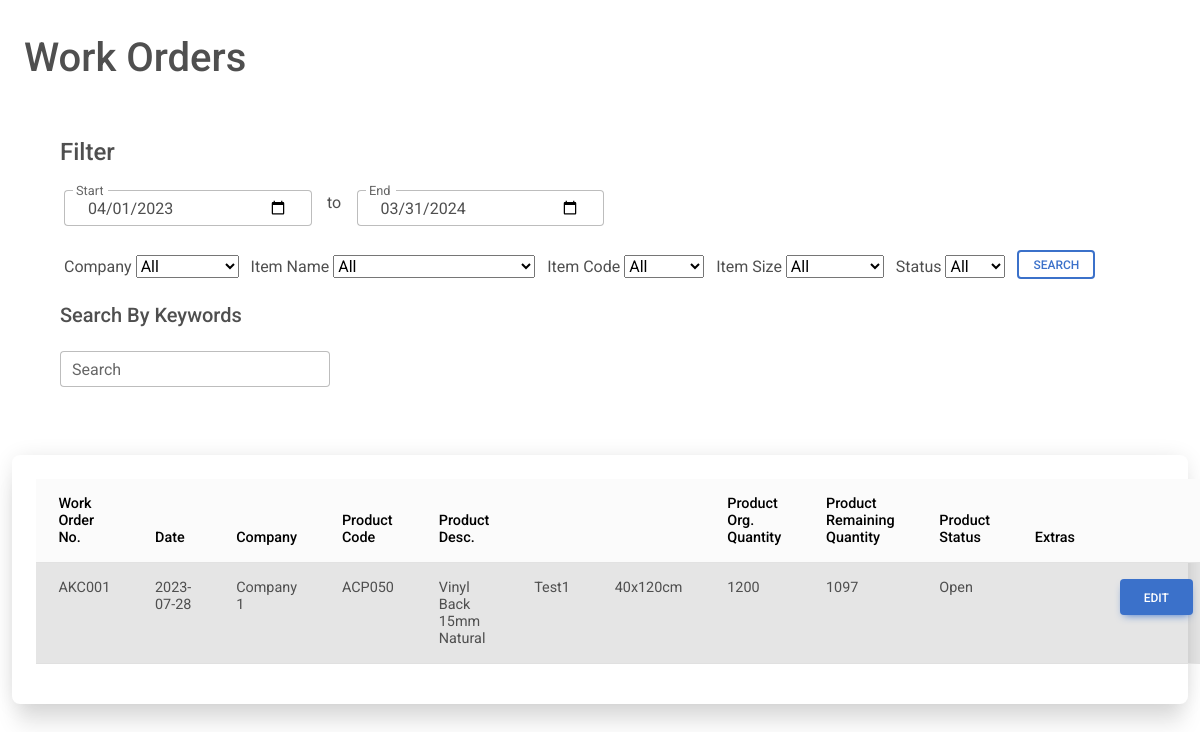
Page /workordershowall.php (signed in) on the committed database.
### tables this page shows
CREATE TABLE IF NOT EXISTS `work_orders` (
  `id` int NOT NULL AUTO_INCREMENT,
  `date` date NOT NULL,
  `work_order_no` varchar(25) NOT NULL,
  `company` varchar(50) NOT NULL,
  `extras` varchar(50) NOT NULL,
  `status` varchar(20) NOT NULL DEFAULT 'Open',
  `timestamp` timestamp NOT NULL DEFAULT CURRENT_TIMESTAMP,
  `user_id` varchar(50) NOT NULL,
  PRIMARY KEY (`id`),
  UNIQUE KEY `work_order_no` (`work_order_no`)
);

CREATE TABLE IF NOT EXISTS `work_order_products` (
  `work_order_no` varchar(25) NOT NULL,
  `date_of_entry` date NOT NULL,
  `code` varchar(25) NOT NULL,
  `name` varchar(50) NOT NULL,
  `design` varchar(50) NOT NULL,
  `size` varchar(25) NOT NULL,
  `org_qty` int NOT NULL,
  `qty` int NOT NULL,
  `user_id` varchar(50) NOT NULL
);

### checkuserlogin.php (called while the page is built, shortened)
<?php
include 'conn.php';
$user_check = $_SESSION['username'];
$ses_sql = mysqli_query($conn, "select user_id from profile where user_id='$user_check'");
$row = mysqli_fetch_array($ses_sql, MYSQLI_ASSOC);
$loggedin_session = $row['user_id'];
?>

### workordershowall.php (the view, shortened to what this page needs)
<?php
include 'conn.php';
include 'checkuserlogin.php';
?>
<?php
$start = date('Y') . '-04' . '-01';
$end = (date('Y') + 1) . '-03' . '-31';
$sql = "select * from work_orders,work_order_products where work_orders.work_order_no = work_order_products.work_order_no AND work_orders.user_id = '" . (string) $loggedin_session . "' AND work_order_products.user_id = '" . (string) $loggedin_session . "'";
$sql .= "  AND date BETWEEN '$start' AND '$end' ORDER BY timestamp DESC";
$retval = mysqli_query($conn, $sql);
?>
<html>
<link rel="stylesheet" href="https://cdnjs.cloudflare.com/ajax/libs/font-awesome/6.0.0/css/all.min.css" />
<link rel="stylesheet" href="css/mdb.min.css" />
<body>
    <main>
        <br>
        <h1 class="mt-2 ms-4">Work Orders</h1>
        <div class="container-fluid">
            <div class='row justify-content main-container'>
                <div class="col">
                    <form name="filter" class="bg-white rounded-5 shadow-0-strong p-5" method="post">
                        <h4 class='mb-4'>Filter</h4>
                        <div class="row ms-1 justify-content w-50">
                            <div class="form-outline col">
                                <input type="date" class="form-control" value="<?php echo $start; ?>" id='start' required
                                    name="start">
                                <label for="start" class='form-label'>Start</label>
                            </div>
                            <div class="col col-sm-1">
                                <center>to</center>
                            </div>
                            <div class="form-outline col">
                                <input name="end" class="form-control" value="<?php echo $end; ?>" id='end' required
                                    type="date">
                                <label for="end" class="form-label">End</label>
                            </div>
                        </div>
                        <div class="col mt-4 mb-4 ms-1">
                            <label>Company</label>
                            <select name='company'>
                                <option selected>All</option>
                            </select>
                            <label>Item Name</label>
                            <select name='name'>
                                <option selected>All</option>
                            </select>
                            <label>Item Code</label>
                            <select name='code'>
                                <option selected>All</option>
                            </select>
                            <label>Item Size</label>
                            <select name='size'>
                                <option selected>All</option>
                            </select> &nbsp;
                            <label>Status</label>
                            <select name='status'>
                                <option selected>All</option>
                            </select>
                            <input type="submit" class=" btn btn-outline-primary btn-sm" data-mdb-ripple-color="dark"
                                name="filter" value="Search">
                        </div>
                        <h5 class='mb-4'>Search By Keywords</h5>
                        <div class='col justify-content w-25'>
                            <div class="input-group">
                                <div class="form-outline">
                                    <input type="text" id='search' class="form-control" name="search"
                                        placeholder="eg. ABC123">
                                    <label class="form-label" for="search">Search</label>
                                </div>
                            </div>
                        </div>
                    </form>
                </div>
                <div class="container">
                    <div class=" mt-1 mb-2 bg-white rounded-5 shadow-5-strong p-4">
                        <table class="table">
                            <thead class='table-light sticky-top'>
                                <th>
                                    Work Order No.
                                </th>
                                <th>
                                    Date
                                </th>
                                <th>
                                    Company
                                </th>
                                <th>
                                    Product Code
                                </th>
                                <th>
                                    Product Desc.
                                </th>
                                <th>
                                </th>
                                <th>
                                </th>
                                <th>
                                    Product Org. Quantity
                                </th>
                                <th>
                                    Product Remaining Quantity
                                </th>
                                <th>
                                    Product Status
                                </th>
                                <th>
                                    Extras
                                </th>
                                <th>
                                </th>
                            </thead>
                            <tbody id='tablebody'>
                                <?php
                                $cur_no = -1;
                                $table_active = '';
                                while ($row = $retval->fetch_assoc()) {
                                    if ($cur_no == $row['work_order_no']) {
                                    } else {
                                        if ($table_active == 'table-active') {
                                            $table_active = '';
                                        } else {
                                            $table_active = 'table-active';
                                        }
                                    }
                                    if (!empty($row)) {
                                        echo "
                    <tr class='$table_active'>
                    <td>
                    {$row['work_order_no']}
                    </td>
                    <td>
                    {$row['date']}
                    </td>
                    <td>
                    {$row['company']}
                    </td>
                    <td>
                    {$row['code']}
                    </td>
                    <td>
                    " . ucwords($row['name']) . "
                    </td>
                    <td>
                    " . ucwords($row['design']) . "
                    </td>
                    <td>
                    {$row['size']}
                    </td>
                    <td>
                    {$row['org_qty']}
                    </td>
                    <td>
                    {$row['qty']}
                    </td>
                    <td>
                    {$row['status']}
                    </td>
                    <td>
                    {$row['extras']}
                    </td>
                     <td>
                     <input type='submit' data-mdb-toggle='modal' data-mdb-target='#editPopup' id='{$row['work_order_no']}' class='edit-btn btn btn-primary' name='edit' value='Edit'>
            </td>
                    </tr>
                    ";
                                        $cur_no = $row['work_order_no'];
                                    }
                                }
                                ?>
                            </tbody>
                        </table>
                    </div>
                </div>
            </div>
        </div>
    </main>
</body>
</html>

### rows in the picture
work_orders: work_order_products.work_order_no "AKC001", date "2023-07-28", company "Company 1", work_order_products.code "ACP050", work_order_products.name "Vinyl Back 15mm Natural", work_order_products.design "Test1", work_order_products.size "40x120cm", work_order_products.org_qty "1200", work_order_products.qty "1097", status "Open"
